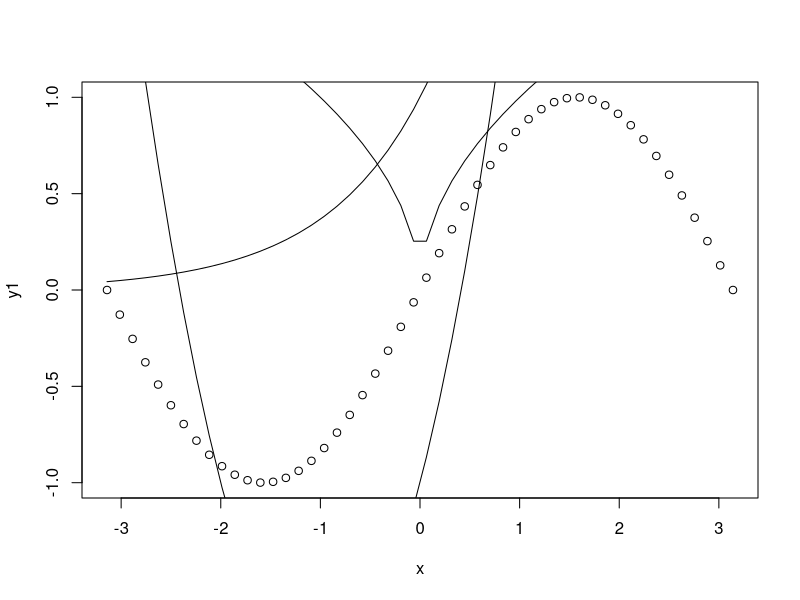
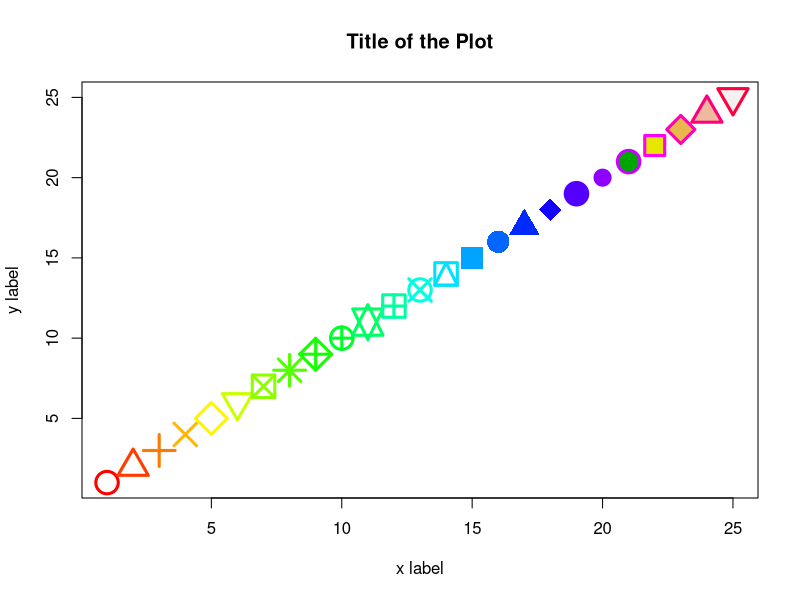
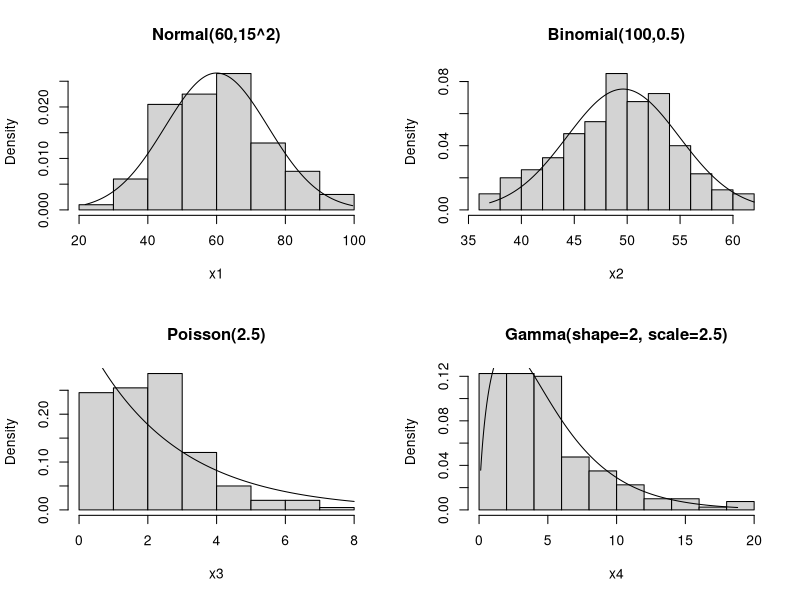

Write the R code that produced these figures, in order.
# -------------------------------------------------------------------
# Purpose: Introction to R (Part 1)
# Detail: Basic R Commands for Data Processing, Numerical Summaries
# Author : Liew How Hui (2026)
# Reference: http://faculty.marshall.usc.edu/gareth-james/ISL/Chapter%202%20Lab.txt
# License: BSD-3
# Software: R 4.1+
# Duration: 1 hour
# -------------------------------------------------------------------

# -------------------------------------------------------------------
#  (A) Getting familiar with the Basic R and R Studio
# -------------------------------------------------------------------

# 1. Basic R (Good for fast startup and a computer with lower memory)
#
#    Download link: https://cran.r-project.org/
#
#    It supports Windows, MacOS and Linux, download the software
#    related to your computer.

# 2. RStudio (Good for a computer with 8 Gig RAM or more and fast CPU)
#
#    Donwload link: https://www.rstudio.com/products/rstudio/download/
#
#    Get the "RStudio Desktop"

# -------------------------------------------------------------------
#  (B) Very Basic Programming Notations
#      * Comments
#      * Variables, Assignment, ...
#      * Data class/type
# -------------------------------------------------------------------

# Line comment starts with the `#' (sharp, e.g. C# / hash, twitter hash tag) symbol
# In C, C++, JavaScript, the line comment is usually double slash `//'
#
# Comments are used to put remarks on programming statements, e.g. 
# the purpose / theory of for loop, if-else statement, etc.

# Variables: `names' which are used to reference data in memory
#
# 1. ls() is used to show the variable name list (when the list
#    is empty, character(0) whill be shown)

ls()

#    In RStudio, the variable name list will be listed on the top right 
#    hand window.
#
# 2. Variables are created using assignment operation <- or =
#    Most books use the notation `<-' but we will be using `=' 
#    in the practicals since it is easier to type.

a <- 1                  # the floating point number 1

# 3. Variables can be 'a'-'z', 'A'-'Z', '0'-'9' and '.' (dot)
#    Try to avoid using `c' for variable name, it is used to create 
#    an array.
#

a.second.Variable = 1L  # L is used to create an integer

#    Unlike C/C++/Java programming language, dot (.) is used in 
#    variable names.

# 4. Try ls() to see the variables created (or for RStudio users
#    look at the top right hand window to watch the variables

ls()

#
# 5. We can check the data type/class of a variable using the command 'class'
#

class(a)
class(a.second.Variable)

#
# 6. Variables that are no longer needed can be deleted to free
#    some memory
#

rm(a)
ls()

#
# 7. We can remove all variables but this is usually not recommended
# rm(list=ls())  # Not recommended in general
#

# -------------------------------------------------------------------
#  (C) 1-D Floating Number Array Data Structures and Operations
#
#  Since R is primarily used for statistical analysis, the fundamental
#  data structure in R is vector/array of numbers, booleans & strings.
# -------------------------------------------------------------------

a = 1 + 2
b = 2 - 3
d = 3 * 4
e = 4 / 5
f = 5 ** 6    # 5 to the power of 6 (** is also used in Python)
g = 5 ^ 6     # Also 5 to the power of 6 (^ has different meaning in Python)

#
#  When you show the variables, there will be [1] indicating the 
#  index of the first element in the 1-D array.  For example,
#

a

#
#  When we assign a number to a variable, a 1-D array is created
#  with only one number.  The way to key in more numbers is to
#  used c().  For example,
#

x = c(5,4,5,3,5,5,5,2,1,4,5,3,5,5,5,2,1,4,5,3,5,5,5,2,1,4,5,3,5,5,5,2,1,
      1,2,5,5,5,3,5,4,1,2,5,5,5,3,5,4,1,2,5,5,5,3,5,4,1,2,5,5,5,3,5,4,5)

#  Now type x again and observe that [1] and [39] are shown

x

#  We can use length to check the array length

length(x)

#
# Generating regular floating number array with regular patterns
# using seq() and its short form
#

x.sequence1 = 1:10    # or seq(1,10)
x.sequence2 = 20:1    # or seq(20,1)

#
# Arithmetic progression sequence:
#    a_n = a_0 + (n-1)*d
#    seq(a_0, num, d),   a_n <= num < a_n + d
#

x.sequence3 = seq(1,30,2)

#
# Floating point sequences can be used in plotting graphs when
# we combine array, arithmetic and functions (e.g. sin, cos, etc.)
# For example, plotting sin(), exp(), etc. for the range [-pi, pi]
#

x  = seq(-pi,pi,length=50)
y1 = sin(x)
y2 = exp(x)
y3 = x^2+2*x-1
y4 = sqrt(abs(x))

#
# Special Array Arithmetic Feature in R
#
# If we want to add repeating 1D data like
#    5,4,5,3,5,5,5,2 +
#    1,2,1,2,1,2,1,2
# => 6 6 6 5 6 7 6 4
#
# In R, we can just write

c(5, 4, 5, 3, 5, 5,　5, 2)　+ c(1,2)

# R will perform cyclic repeat for us.

#
# Are you able to tell y5 below without using R?
#
y5 = c(2,3)*c(5,4,5,3,5,5,5,2) + c(5,4,-2,3)

#
# Plotting of y vs x (scatter plot) is not as convenient as in
# other system (e.g. Python, MATLAB).  A plot() only takes in
# two arrays x and y and not more.
#
# We need to use lines() to add more data into a plot.
#
plot(x, y1)           # Points only
lines(x, y2)          # Points only
lines(x, y3, 'l')     # 'l' for lines
lines(x, y4, 'l')

#
# Since y1 (sin()) has a range of [-1,1].  A plot based on
# y1 will have y limit of -1 to 1 leading to a rather
# ugly plot.
#
# To have prettier plot, we nned various plotting options: 
#   col (colours), pch (point symbols), 
#   cex, (point size), lwd (line width), etc.
#

plot(
  1:25,
  1:25,
  cex=3,
  lwd=3,
  pch=1:25,
  col=rainbow(25),
  bg=terrain.colors(5),  # only for pch 21:25
  xlab="x label",ylab="y label",
  main="Title of the Plot"
)


# -------------------------------------------------------------------
# (D) Integers (are internally different from floating point numbers) 
#     and Integer-related Arithmetic Operations
# -------------------------------------------------------------------

a = 1L + 2L
b = 2L - 3L
d = 3L * 4L
e = 7L %/% 5L   # Integer division
f = 7L %% 5L    # Modulo

##
## Dates are internally represented as integer
##

mydates = as.Date("2026-01-01")
today = Sys.Date()

#
# If I don't put a proper comment, do you know what the following 
# is about?
#

1970 + as.integer(mydates)/365.25

# -------------------------------------------------------------------
# (E) Booleans / Logicals => Basic Maths / Discrete Maths
#     and logical operations (and, or, not) as well as
#     relational operations (==, !=, <, >, <=, >=) 
# -------------------------------------------------------------------

TRUE  & TRUE
TRUE  | FALSE
!FALSE
((1 < 2) & (3 < 10)) | (1 > 2)

#
# Application of Booleans: Comparing two 1-D arrays
# = or <- means assignment
# == means comparing for equality
# != means comparing for inequality
#
c(1,2,3) != c(3,2,1)
c(1,2,3) == c(3,2,1)
any(c(1,2,3) == c(3,2,1))    # Any single true element?
all(c(1,2,3) == c(3,2,1))    # Are all elements true?


# -------------------------------------------------------------------
# (F) Array of Letters and Array of Strings and operations
#
# Relevant: https://en.wikipedia.org/wiki/Escape_sequences_in_C
# -------------------------------------------------------------------

"A String in double quotes"
'A String in single quotes'
"Escaping quotes using backslash \""
"A string\n with multiple lines\n using `backslash n'"

# We use nchar() to find the length of a string.  len() will only
# give us the length of 1-D array!

nchar("Hello World")

# We use cat(), i.e. concatenate to output, to print strings
# use ?cat to get help for `cat'
cat("A string\n with multiple lines\n", " using `backslash n'")

#
# Array of letters
#

letters  # Array/Vector of small letter alphabet characters
LETTERS  # Array/Vector of capital letter alphabet characters
letters[5:10]    # Assessing elements in an array

#
# Joining strings with paste().  By default strings will be `joined' by 
# a `space' between them.  To use different seperator, use sep
# When an array of strings is encountered, we use the collapse for
# seperator.
#

paste("A string", "and another string")

paste("A", "B", "C", "D", sep=",")

paste(LETTERS[1:10], collapse=",")

#
# Application of strings: Categorical data are usually represented by 
# an array of strings
#
gender = c("M", "F", "F", "M", "M", "F", "F")
# By checking the class, we can see that they are characters (i.e. strings)
class(gender)
# We can use table to summarise the `string' categorical data
table(gender)
# We can use summary() to summarise the categorical data by converting
# it from characters to factors
summary(factor(gender))


# -------------------------------------------------------------------
# (G) Statistical Analysis of Floating Point Array and 
#     Probability Functions
# -------------------------------------------------------------------

#
# Statistical functions for Descriptive Statistics (simple EDA)
#
length(x) # n
min(x)
max(x)
range(x)  # finds min and max
diff(range(x))   # max(x) - min(x)
quantile(x)      # 4 quantiles
median(x)
sum(x)    # x[1] + ... + x[n]
mean(x)   # x.bar = (x[1] + ... + x[n])/n
var(x)    # sample variance: sum((x-x.bar))^2)/(n-1)
sd(x) == sqrt(sum((x-mean(x))^2)/(length(x)-1))     # sample standard deviation
summary(x)

#
# Regular 1-D random sequences in R
#

# Seed is used to make random number generation less random, i.e.
# we can repeat the "random number generation".  The theory of
# seed number is probably mentioned in SSIF but you don't need to
# take SSIF just like anyone driving a car does not need to know
# how to design and construct a car.
set.seed(2026)

# r = random numbers, 50 = 50 elements, unif = uniform dist.
x.unif = runif(50)
# r = random numbers, 50 = 50 elements, norm = normal dist.
x.norm = rnorm(50)
y.norm = x.norm + rnorm(50,mean=50,sd=.1)
# Correlation between two 1-D arrays
cor(x.norm,y.norm)

# Contingency table / Confusion matrix
table(c(1,0,1,0,1), c("Y","N","N","Y","Y"))


# -------------------------------------------------------------------
# Random Variable        samples   probability  quantile  density   
# ---------------        -------   -----------  --------  -------   
# Beta                   rbeta     pbeta        qbeta     dbeta     
# Binomial               rbinom    pbinom       qbinom    dbinom    
# Cauchy                 rcauchy   pcauchy      qcauchy   dcauchy   
# Chi-Square             rchisq    pchisq       qchisq    dchisq    
# Exponential            rexp      pexp         qexp      dexp      
# F                      rf        pf           qf        df        
# Gamma                  rgamma    pgamma       qgamma    dgamma    
# Geometric              rgeom     pgeom        qgeom     dgeom     
# Hypergeometric         rhyper    phyper       qhyper    dhyper    
# Logistic               rlogis    plogis       qlogis    dlogis    
# Log Normal             rlnorm    plnorm       qlnorm    dlnorm    
# -ve Binomial           rnbinom   pnbinom      qnbinom   dnbinom   
# Normal                 rnorm     pnorm        qnorm     dnorm     
# Poisson                rpois     ppois        qpois     dpois     
# Student t              rt        pt           qt        dt        
# Uniform                runif     punif        qunif     dunif     
# Weibull                rweibull  pweibull     qweibull  dweibull  
#
# Ref: https://www.stat.umn.edu/geyer/old/5101/rlook.html
#      Lecture Notes Topic 1
# -------------------------------------------------------------------

set.seed(2026)
x1 = rnorm(200, mean=60, sd=15)   # X ~ Normal(60,15^2)
x2 = rbinom(200, size=100, prob=0.5)   # X ~ Binom(100, 0.5) ≈ Normal?
x3 = rpois(200, lambda=2.5)       # X ~ Poisson(2.5) ≈ Exponential?
# Gamma distribution is applied in cancer rates, insurance claims & rainfall. 
x4 = rgamma(200, shape=2, scale=2.5)
par(mfrow=c(2,2))

hist(x1, freq=FALSE, main="Normal(60,15^2)")
x = seq(min(x1),max(x1),length.out=500)
lines(x,dnorm(x, mean=60, sd=15))

hist(x2, freq=FALSE, main="Binomial(100,0.5)")
x = seq(min(x2),max(x2),length.out=500)
lines(x,dnorm(x, mean=mean(x2), sd=sd(x2)))
# Is it possible to work with dbinom???
# Probably Not.  Because dnorm is not a density plot

hist(x3, freq=FALSE, main="Poisson(2.5)")
x = seq(min(x3),max(x3),length.out=500)
lines(x,dexp(x, rate=1/mean(x3)))
# Is it possible to work with dbinom???
# Probably Not.  Because dpois is not a density plot

# https://en.wikipedia.org/wiki/Gamma_distribution
# https://stat.ethz.ch/R-manual/R-devel/library/stats/html/GammaDist.html
hist(x4, freq=FALSE, main="Gamma(shape=2, scale=2.5)")
x = seq(min(x4),max(x4),length.out=500)
lines(x,dgamma(x, shape=mean(x4)^2/var(x4), scale=var(x4)/mean(x4)))
